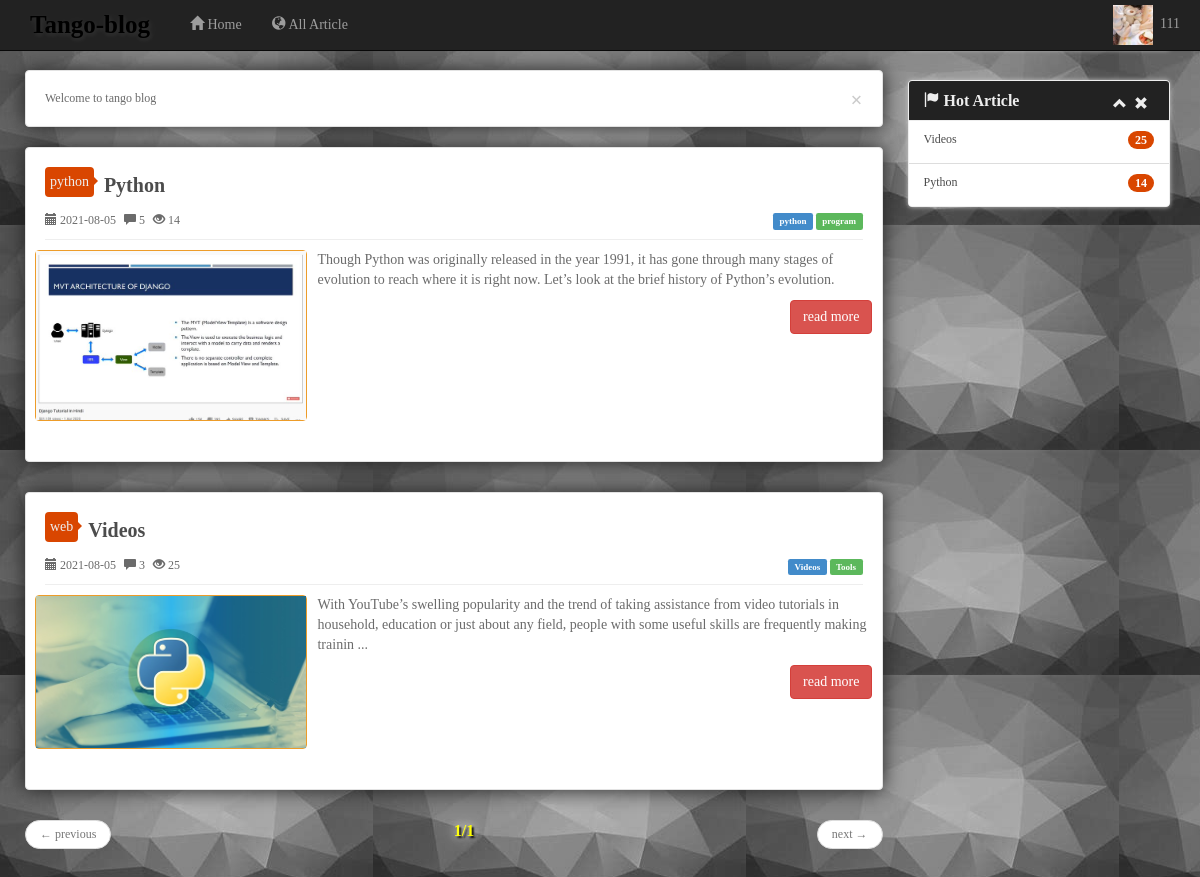
Page / (signed in) on the committed database.
### tango_auth/models.py (models this page shows)
class TangoUser(AbstractUser):
    img = models.CharField(max_length=200, default='/static/Avatar/avatar.jpg',
                           verbose_name='Avatar address')
    intro = models.CharField(max_length=200, blank=True, null=True,
                             verbose_name='Introduction')
    class Meta(AbstractUser.Meta):
        app_label = "tango_auth"

### tango_center/models.py (models this page shows, shortened)
class Article(models.Model):
    author = models.ForeignKey("tango_auth.TangoUser", verbose_name='author', on_delete=models.DO_NOTHING)
    category = models.ForeignKey(Category, verbose_name='category', on_delete=models.DO_NOTHING)
    title = models.CharField(max_length=100, verbose_name='title')
    img = models.CharField(max_length=200,
                           default='/static/img/article/1.png')
    tags = models.CharField(max_length=200, null=True, blank=True,
                            verbose_name='tag', help_text='segment by comma')
    summary = models.TextField(verbose_name='summary')
    content = models.TextField(verbose_name='content')
    view_times = models.IntegerField(default=0)
    zan_times = models.IntegerField(default=0)
    is_top = models.BooleanField(default=False, verbose_name='top')
    rank = models.IntegerField(default=0, verbose_name='order')
    status = models.IntegerField(default=0, choices=STATUS.items(),
                                 verbose_name='status')
    pub_time = models.DateTimeField(default=False, verbose_name='pub_date')
    create_time = models.DateTimeField('create_time', auto_now_add=True)
    update_time = models.DateTimeField('update_time', auto_now=True)
    def get_tags(self):
        tags_list = (self.tags or "").split(',')
        while '' in tags_list:
            tags_list.remove('')
        return tags_list
    class Meta:
        verbose_name_plural = verbose_name = 'article'
        ordering = ['rank', '-is_top', '-pub_time', '-create_time']
        app_label = 'tango_center'
    def __unicode__(self):
            return self.title
    __str__ = __unicode__

class Category(models.Model):
    name = models.CharField(max_length=40, verbose_name='name')
    parent = models.ForeignKey('self', default=None, blank=True, null=True,
                               verbose_name='parent category', on_delete=models.DO_NOTHING)
    rank = models.IntegerField(default=0, verbose_name='order')
    status = models.IntegerField(default=0, choices=STATUS.items(),
                                 verbose_name='status')
    create_time = models.DateTimeField('create_date', auto_now_add=True)
    class Meta:
        verbose_name_plural = verbose_name = 'category'
        ordering = ['rank', '-create_time']
        app_label = "tango_center"
    def __unicode__(self):
        if self.parent:
            return '%s-->%s' % (self.parent, self.name)
        else:
            return '%s' % (self.name)
    __str__ = __unicode__

### tango_comments/models.py (models this page shows)
class Comment(models.Model):
    user = models.ForeignKey("tango_auth.TangoUser", verbose_name='user', on_delete=models.DO_NOTHING)
    article = models.ForeignKey(Article, verbose_name='article', on_delete=models.DO_NOTHING)
    text = models.TextField(verbose_name='article content')
    create_time = models.DateTimeField('create_date', auto_now_add=True)
    parent = models.ForeignKey('self', default=None, blank=True, null=True,
                               verbose_name='refer', on_delete=models.DO_NOTHING)
    class Meta:
        verbose_name_plural = verbose_name = 'comment'
        ordering = ['-create_time']
        app_label = 'tango_comments'
    def __unicode__(self):
        return self.article.title + '_' + str(self.pk)
    __str__ = __unicode__

### tango_center/views.py (the view)
# urls.py: url(r'^$', IndexView.as_view(), name='index-view'),
class IndexView(BaseMixin, ListView):
    template_name = 'blog/index.html'
    context_object_name = 'article_list'
    paginate_by = settings.PAGE_NUM
    def get_context_data(self, **kwargs):
        kwargs['carousel_page_list'] = Carousel.objects.all()
        return super(IndexView, self).get_context_data(**kwargs)
    def get_queryset(self):
        article_list = Article.objects.filter(status=0)
        return article_list

### tango_center/templatetags/title_filter.py (called while the page is built)
@register.filter
def change_url(title):
    title = title.replace(' ', '_')
    return title

### tango_center/views.py (called while the page is built)
    def get_context_data(self, *args, **kwargs):
        context = super(BaseMixin, self).get_context_data(**kwargs)
        try:
            if 'website_title' not in context:
                context['website_title'] = settings.WEBSITE_TITLE
            context['website_welcome'] = settings.WEBSITE_WELCOME
            context['hot_article_list'] = \
                Article.objects.order_by("-view_times")[0:10]
            context['nav_list'] = Nav.objects.filter(status=0)
            colors = ['primary', 'success', 'info', 'warning', 'danger']
            for index, link in enumerate(context['links']):
                link.color = colors[index % len(colors)]
        except Exception as e:
            print(e)
        return context

### tango_center/templates/blog/index.html (shortened to what this page needs)
{% extends "blog/base.html" %}
{%block main%}
<div class="row">
    <div id="vmaig-content" class="col-md-8 col-lg-9">
        <div class="well alert hidden-xs fade in">
            <button class="close" data-dismiss="alert" type="button">&times;</button>
            {{website_welcome}}
        </div>
        <div id="home-post-list">
            {% if article_list %}
            {% with post_list=article_list %}
            {% for post in post_list %}
                {% include "blog/include/home_post.html" %}
            {% endfor %}
            {% endwith %}
            {% endif %}
            {% if page_obj%}
            {% include "blog/include/pagination.html"%}
            {% endif %}
        </div>
    </div>
    <div id="vmaig-side" class="col-md-4 col-lg-3 hidden-xs">
        {% include "blog/widgets/search.html"%}
        {% include "blog/widgets/hotest_posts.html"%}
    </div>
</div>
{% endblock %}

### tango_center/templates/blog/include/nav.html (shortened to what this page needs)
{% url 'index-view' as index_url %}
{% url 'all-view' as all_url %}
<header id="vmaig-header" class="navbar navbar-inverse navbar-fixed-top navbar-vmaig">
    <div class="container">
        <div class="navbar-header">
            <div class="navbar-brand">Tango-blog</div>
        </div>
        <div class="collapse navbar-collapse" id="vmaig-navbar-collapse">
            <ul class="nav navbar-nav">
                <li class="">
                <a href="{{index_url}}">
                    <span class="glyphicon glyphicon-home"></span>
                    Home
                </a>
                </li>
                <li>
                <a href="{{all_url}}">
                    <span class="glyphicon glyphicon-globe"></span>
                    All Article
                </a>
                </li>
            </ul>
            <ul class="nav navbar-nav navbar-right">
                {% if not user.is_authenticated %}
                <li>
                    <a  id="nav-login" data-toggle="modal" data-target="#login-modal"  style="padding-right:0px;cursor:pointer;">
                    login
                    </a>
                </li>
                <li>
                    <a  id="nav-register" data-toggle="modal" data-target="#register-modal" style="padding-right:0px;cursor:pointer">
                    register
                    </a>
                </li>
                {%else%}
                <li class="dropdown">
                <a href="javascript:;" style="padding:5px;" data-toggle="dropdown">
                        <img src="{{user.img}}" alt="" width="40">
                        &nbsp;{{user.username}}
                </a>
                </li>
                {% endif %}
            </ul>
        </div>
    </div>
</header>

### tango_center/templates/blog/include/home_post.html (shortened to what this page needs)
{% load title_filter %}
{% url 'category-detail-view' post.category.name as category_url %}
{% url 'article-detail-view' post.title|change_url as article_url %}
<div class="home-post well clearfix">
    <div class="post-title underline clearfix">
        <a href="{{category_url}}">
            <div class="pre-cat">
                <div class="pre-catinner btn">
                    {{post.category}}
                </div>
                <div class="pre-catarrow">
                </div>
            </div>
        </a>
        <h1>
            <a href="{{article_url}}">{{post.title}}</a>
        </h1>
        <div class="post-info">
            <span>
                <span class="glyphicon glyphicon-calendar"></span>
                {{post.pub_time|date:"Y-m-d" }}
            </span>
            <span>
                <span class="glyphicon glyphicon-comment"></span>
                {{post.comment_set.all | length}}
            </span>
            <span>
                <span class="glyphicon glyphicon-eye-open"></span>
                {{post.view_times}}
            </span>
            <div class="post-tags">
                {% for tag in post.get_tags%}
                <a href="{% url 'tag-detail-view' tag%}" class="{%if forloop.counter0%}hidden-xs{%endif%} ">
                    <span class="label label-vmaig-{{forloop.counter}} btn">{{tag}}</span>
                </a>
                {% endfor %}
            </div>
        </div>
    </div>
    <div class="post-content">
        <div class="row">
            <div class="col-sm-4">
                <figure class="thumbnail">
                    <a href="{{article_url}}">
                        <img src="{{post.img}}"  height="300" alt="">
                    </a>
                </figure>
            </div>
            <div class="col-sm-8">
                <p>
                {% autoescape off%}
                {{post.summary|slice:"200" }}
                {% endautoescape %}
                {% if post.summary|length > 200 %}
                    ...
                {% endif %}
                </p>
                <a type="button" class="btn btn-vmaig pull-right hidden-xs"  href="{{article_url}}">read more</a>
            </div>
        </div>
    </div>
</div>

### tango_center/templates/blog/widgets/hotest_posts.html
{% load title_filter %}
<div id="vmaig-hotest-posts">
    <div class="panel panel-vmaig">
        <div class="panel-heading">
            <h3 class="panel-title">
                <span class="glyphicon glyphicon-flag"></span>
                Hot Article
                <span class="glyphicon glyphicon-remove btn panel-close pull-right"></span>
                <span class="glyphicon glyphicon-chevron-up btn panel-collapse pull-right"  data-toggle="collapse" data-target="#hotest-post-list"></span>
            </h3>
        </div>
        <ul id="hotest-post-list" class="list-group collapse in">
            {% for article in hot_article_list %}
                <li class="list-group-item">
                <span class="hotest-post-title"><a href="{% url 'article-detail-view' article.title|change_url %}">{{article.title}}</a> </span>
                <span class="badge">{{article.view_times}}</span>
                </li>
            {% endfor %}
        </ul>
    </div>
</div>

### tango_center/static/css/center.css (style rules this page uses)
html, body { overflow-x: hidden; overflow-y: auto; }
body { font-family:"Microsoft YaHei","WenQuanYi Micro Hei","tohoma,sans-serif"; color:#6B6B6B; font-size:12px; background:url('../img/bg.jpg') repeat scroll 0% 0% transparent; }
header { font-size:14px; }
body,html { margin: 0; padding: 0; height:100%; }
#vmaig-content { padding: 10px; margin-top: 60px; padding-bottom: 30px; }
h1, h2, h3, h4, h5, h6, .h1, .h2, .h3, .h4, .h5, .h6 { font-family:"Microsoft YaHei","WenQuanYi Micro Hei","tohoma,sans-serif"; font-weight: 700; }
a { color:#4C4C4C; }
.well { background-color:#FFF; box-shadow:0px 0px 20px #222; }
.underline { border-bottom:1px solid #eee; }
.btn-vmaig { color: #FFF; background-color: #D9534F; border-color: #D43F3A; }
.label-vmaig-1 { background-color: #428bca; }
.label-vmaig-2 { background-color: #5cb85c; }
.panel-vmaig { box-shadow: 0px 0px 5px #C2C2C2; border-color:#EEE; }
.panel-vmaig .panel-heading { color: #EEE; background-color: #222; border-color: #EEE; }
.panel-vmaig .badge { background-color:#D94600; }
.panel-vmaig span.btn { padding:0px; margin-right:5px; }
.pre-cat { float:left; margin-right:10px; position:relative; }
.pre-catinner { background-color:#D94600; padding:4px; border-radius:4px; font-size:14px; color:#EEE; }
.pre-catarrow { position: absolute; height: 0px; width: 0px; font-size: 0px; line-height: 0; border-width: 4px; border-style: solid; border-image: none; right: -8px; top: 10px; border-color: transparent transparent transparent #D94600; }
.home-post { position:relative; margin-bottom:30px; padding-bottom:20px; display:block; }
.home-post .post-title { margin-bottom:10px; padding-bottom:10px; }
.home-post .post-title>h1 { margin-top:0px; margin-bottom:0px; padding-top:3px; font-size:20px; height:30px; line-height:30px; overflow: hidden; white-space: nowrap; text-overflow: ellipsis; }
.home-post .post-content { padding:0px 0px; font-size: 14px; }
.home-post .post-content .thumbnail { border:1px solid #ED9C29; padding:0px; }
.home-post .post-info { margin-top:15px; }
.home-post .post-info > span { margin-right:5px; }
.home-post .post-info .post-tags { float:right; }
.home-post .post-content .row .col-sm-4 { padding-right:5px; padding-left:5px; }
.home-post .post-content .row .col-sm-8 { padding-right:5px; padding-left:5px; }
.hotest-post-title { display:inline-block; overflow:hidden; width:78%; white-space:nowrap; text-overflow:ellipsis; }
.list-group-item { border:solid inset #EEE; }
.navbar-vmaig .navbar-brand { font-weight:bold; font-size:25px; margin-right:10px; color:#000; text-shadow: 1px 2px 5px rgba(255, 255, 255, 0.1), 0px 0px 30px rgba(255, 255, 255, 0.125); }

### rows in the picture
TangoUser: img (picture), username "111"
Article: category "python", title "Python", pub_time "2021-08-05", comment_set.all|length "5", view_times "14", get_tags "python" "program", img (picture), summary "Though Python was originally released in the year 1991, it has gone through many stages of evolution to reach where it is right now. Let’s look at the brief history of Python’s evolution."
Article: category "web", title "Videos", pub_time "2021-08-05", comment_set.all|length "3", view_times "25", get_tags "Videos" "Tools", img (picture), summary "With YouTube’s swelling popularity and the trend of taking assistance from video tutorials in household, education or just about any field, people with some useful skills are frequently making trainin"

### other values in the picture
{{ website_welcome }} "Welcome to tango blog"
{{ page_obj.number }} "1"
{{ paginator.num_pages }} "1"
